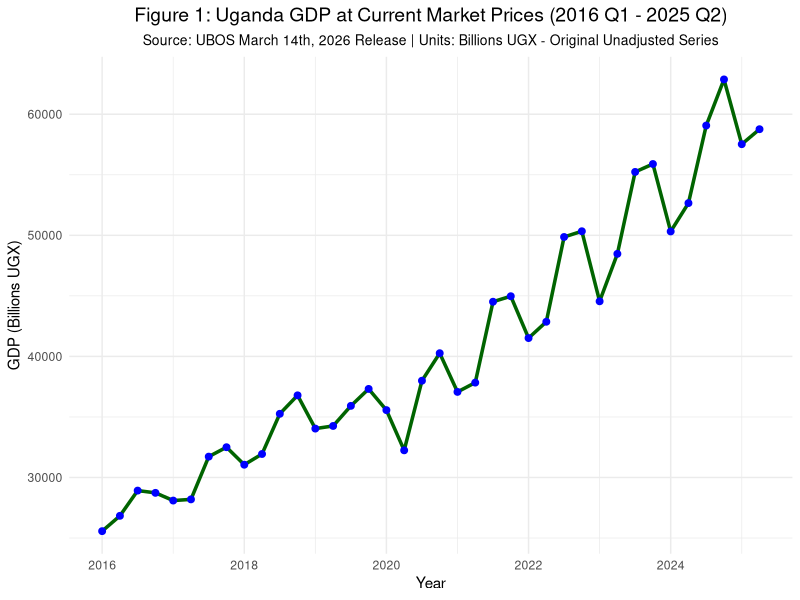
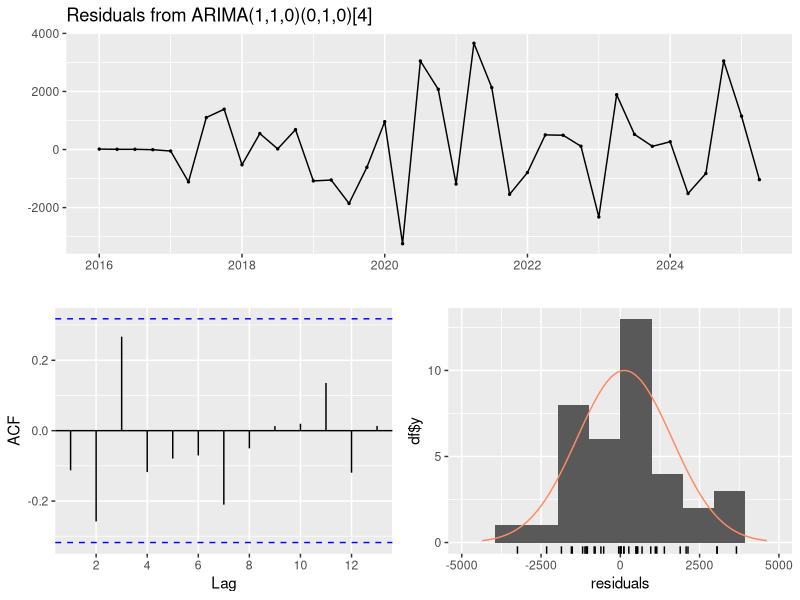
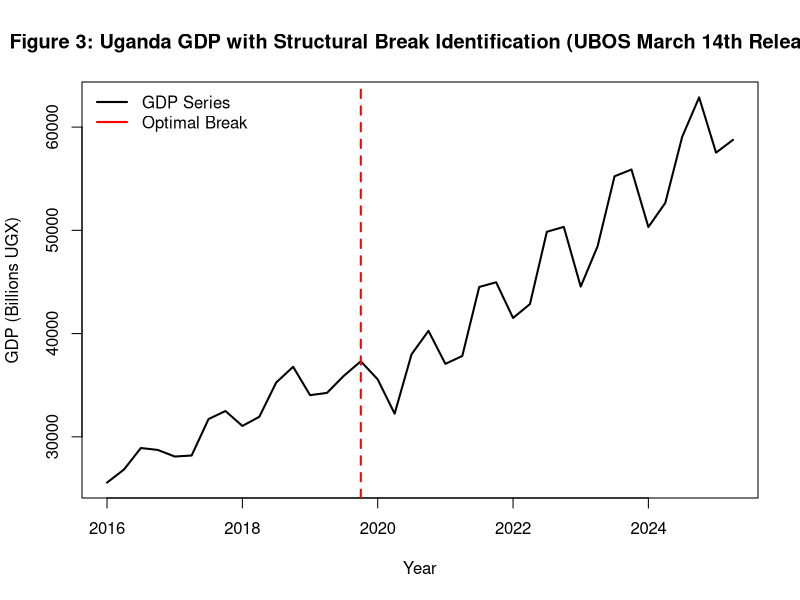
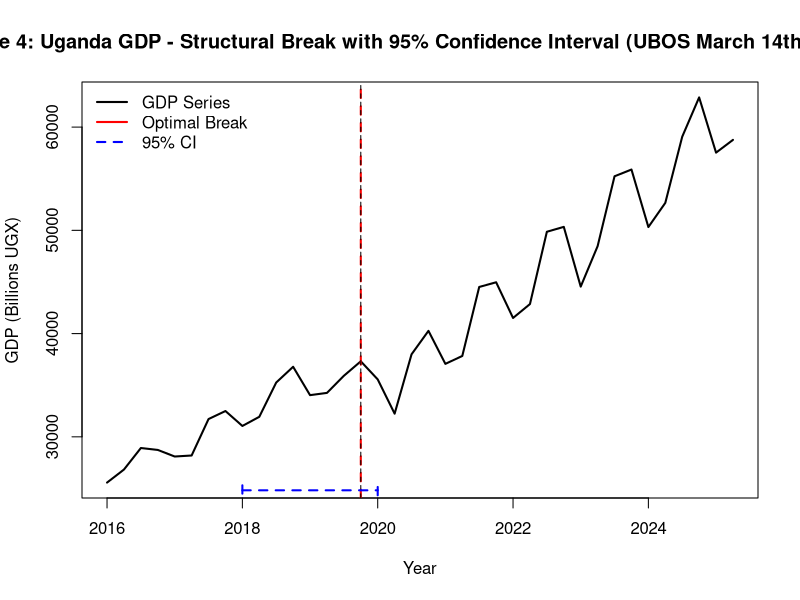
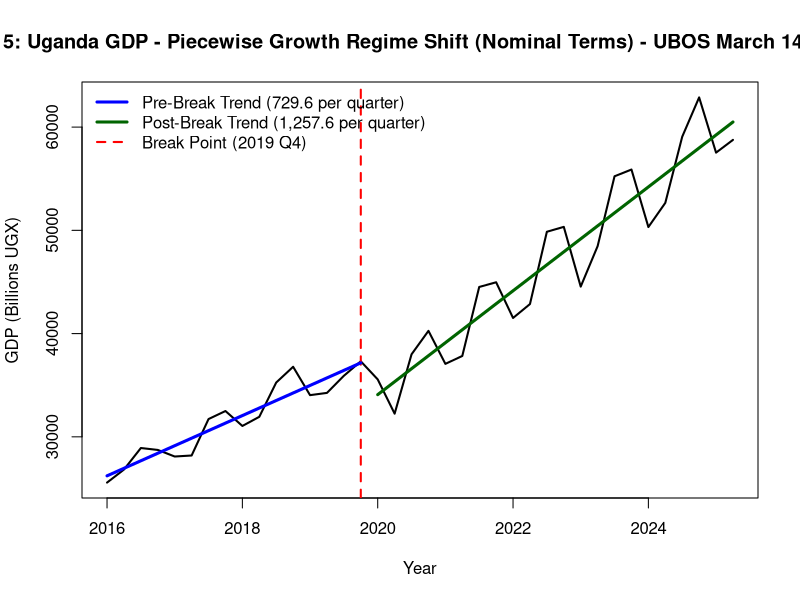
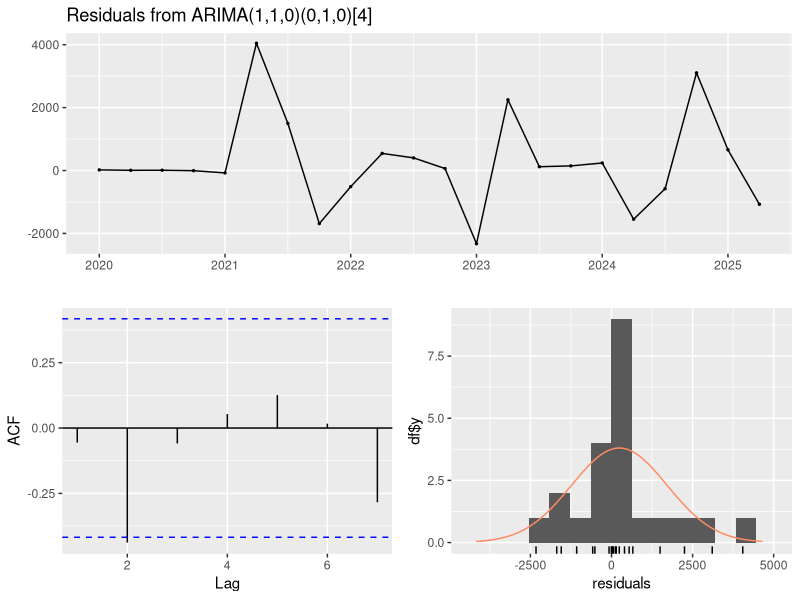
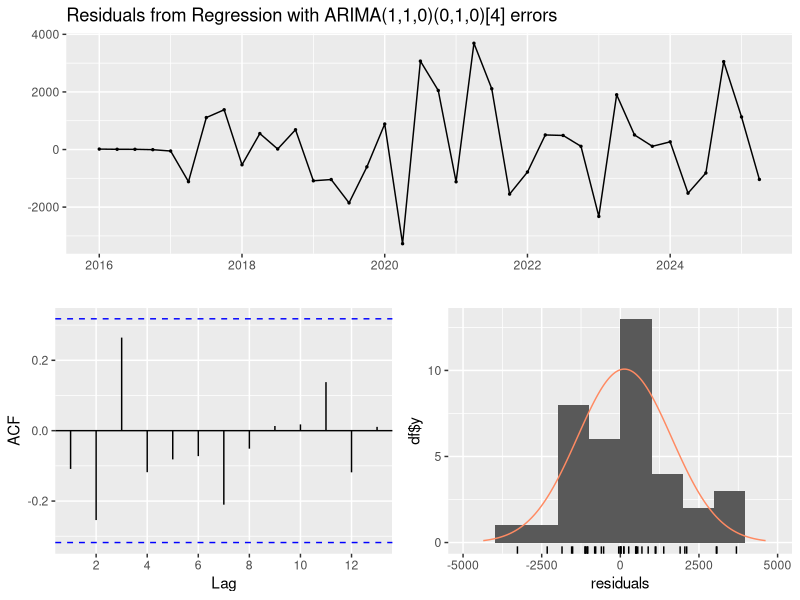
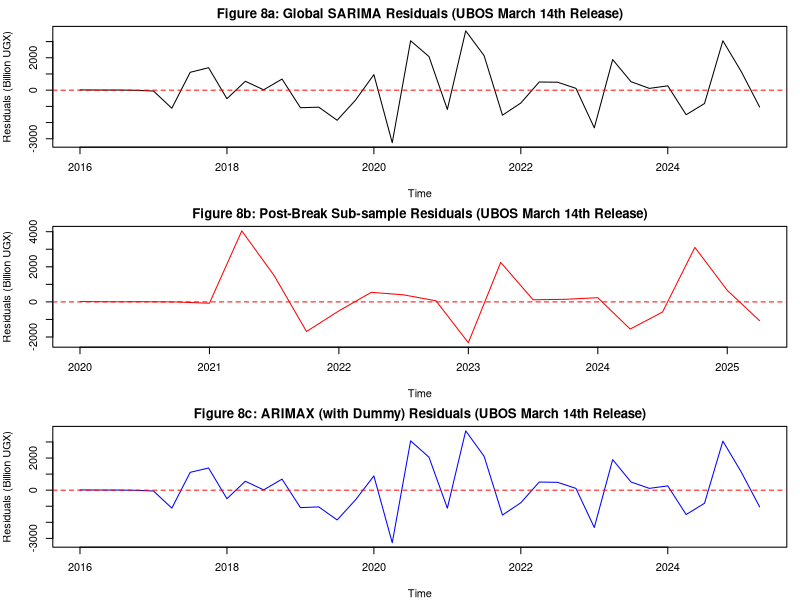

Write R code to recreate these figures, in order.
## ---- chunk 1
knitr::opts_chunk$set(echo = TRUE, warning = FALSE, message = FALSE, fig.align = "center", fig.width = 10, fig.height = 6)
## ---- chunk 2
# Load necessary libraries
if (!require("tseries")) install.packages("tseries")
if (!require("ggplot2")) install.packages("ggplot2")
if (!require("forecast")) install.packages("forecast")
if (!require("lmtest")) install.packages("lmtest") 
if (!require("strucchange")) install.packages("strucchange")
if (!require("knitr")) install.packages("knitr")
if (!require("kableExtra")) install.packages("kableExtra")
if (!require("gridExtra")) install.packages("gridExtra")

library(tseries)
library(ggplot2)
library(forecast)
library(lmtest)
library(strucchange)
library(knitr)
library(kableExtra)
library(gridExtra)

# Load and Prepare the Dataset
data <- read.csv("GDP_2016_Q1_to_2025_Q2.csv")
data$Quarter_Num <- as.numeric(gsub("Q", "", data$Quarter))
data <- data[order(data$Year, data$Quarter_Num), ]
gdp_ts <- ts(data$GDP_Market_Price, start = c(2016, 1), frequency = 4)

cat("=== DATA LOADING SUMMARY ===\n")
cat(sprintf("Source: UBOS March 14th, 2026 Quarterly GDP Update\n"))
cat(sprintf("Total observations: %d quarters\n", nrow(data)))
cat(sprintf("Time period: %d Q1 to %d Q2\n", min(data$Year), max(data$Year)))
cat(sprintf("GDP range: %.1f to %.1f billion UGX\n", 
    min(data$GDP_Market_Price), max(data$GDP_Market_Price)))
cat(sprintf("Mean GDP: %.1f billion UGX\n", mean(data$GDP_Market_Price)))
cat(sprintf("Standard deviation: %.1f billion UGX\n", sd(data$GDP_Market_Price)))
## ---- chunk 3
cat("\n=== UBOS OFFICIAL GUIDANCE ON DATA USAGE ===\n")
cat("Source: UBOS March 14th, 2026 Release - Constant Prices Dataset 'Use of Data' worksheet\n\n")

ubos_guidance <- data.frame(
  Use_Case = c("Policy Formulations", 
               "To determine what actually happened",
               "Short-term and medium-term forecasting",
               "Macro-economic model building",
               "Business cycle analysis",
               "Long-term forecasting"),
  Recommended_Data = c("Original unadjusted series",
                       "Original unadjusted series",
                       "Original unadjusted series",
                       "Unadjusted, adjusted, or trend-cycle depending on purpose",
                       "Trend-cycle and irregular component",
                       "Trend-cycle component"),
  Your_Application = c("✓ Primary objective",
                       "✓ Structural break detection",
                       "✓ 8-quarter forecast",
                       "N/A (univariate)",
                       "Secondary",
                       "Not applicable")
)

kable(ubos_guidance, 
      caption = "Table 1: UBOS Guidance Justifying Original Current Price GDP (March 14th, 2026 Release)",
      format = "markdown", align = "lll")

cat("\n**Key UBOS Notes from the March 14th, 2026 Release:**\n")
cat("- **Note a:** Original estimates benchmarked to 2024/25 Annual GDP estimates (October release 2025) using Denton method\n")
cat("- **Note b:** No revisions in series because benchmarks and input data not revised over the period\n")
cat("- **Note f:** *'Original (Unadjusted) data are useful in their own right. They show the actual economic events that have occurred and therefore Seasonally adjusted data should not replace the unadjusted data.'*\n")
cat("- **Note h:** *'In terms of interpretation, original series consider year on year similar quarter changes due to seasonal effects while adjusted series consider quarter to quarter changes.'*\n")

cat("\n**Conclusion:** The use of original current price GDP from the March 14th UBOS release follows the bureau's own recommendations for policy-oriented short-term forecasting.\n")
## ---- chunk 4
raw_data_table <- data.frame(
  Year = data$Year,
  Quarter = data$Quarter,
  GDP_Billions_UGX = round(data$GDP_Market_Price, 1)
)

kable(raw_data_table, 
      caption = "Table 2: Uganda GDP at Current Market Prices (Billions UGX, 2016 Q1 - 2025 Q2) - Source: UBOS March 14th, 2026 Release",
      format = "markdown",
      align = "ccc",
      col.names = c("Year", "Quarter", "GDP (Billions UGX)"))
## ---- chunk 5
cat("\n=== DESCRIPTIVE STATISTICS ===\n")
cat(sprintf("Data Source: UBOS March 14th, 2026 Quarterly GDP Update\n"))
cat("Units: Billions of Ugandan Shillings (UGX)\n")
cat("Price Basis: Current Market Prices (Nominal)\n")
cat("Data Type: Original (Unadjusted) per UBOS classification\n")
cat("Frequency: Quarterly\n\n")

stats_table <- data.frame(
  Statistic = c("Minimum GDP", "Maximum GDP", "Mean GDP", "Median GDP",
                "Standard Deviation", "Coefficient of Variation", 
                "Range", "Total Growth (Full Period)", 
                "Average Quarterly Growth (Nominal)"),
  Value = c(
    paste0(round(min(gdp_ts), 1), " billion UGX"),
    paste0(round(max(gdp_ts), 1), " billion UGX"),
    paste0(round(mean(gdp_ts), 1), " billion UGX"),
    paste0(round(median(gdp_ts), 1), " billion UGX"),
    paste0(round(sd(gdp_ts), 1), " billion UGX"),
    paste0(round(sd(gdp_ts)/mean(gdp_ts) * 100, 1), "%"),
    paste0(round(max(gdp_ts) - min(gdp_ts), 1), " billion UGX"),
    paste0(round((max(gdp_ts) - min(gdp_ts)) / min(gdp_ts) * 100, 1), "%"),
    paste0(round(mean(diff(gdp_ts)), 1), " billion UGX")
  )
)

kable(stats_table, caption = "Table 3: Descriptive Statistics - Uganda Nominal GDP (UBOS March 14th, 2026 Release)",
      format = "markdown", align = "lc")

# Time series plot with units clearly labeled
autoplot(gdp_ts) +
  geom_line(color = "darkgreen", size = 1.2) +
  geom_point(color = "blue", size = 2) +
  labs(title = "Figure 1: Uganda GDP at Current Market Prices (2016 Q1 - 2025 Q2)",
       subtitle = "Source: UBOS March 14th, 2026 Release | Units: Billions UGX - Original Unadjusted Series",
       x = "Year", 
       y = "GDP (Billions UGX)") +
  theme_minimal() +
  theme(plot.title = element_text(hjust = 0.5, size = 14),
        plot.subtitle = element_text(hjust = 0.5, size = 10))
## ---- chunk 6
# Define the Three Models
model_111 <- Arima(gdp_ts, order = c(1,1,1), seasonal = list(order = c(0,1,0), period = 4))
model_010 <- Arima(gdp_ts, order = c(0,1,0), seasonal = list(order = c(0,1,0), period = 4))
model_110 <- Arima(gdp_ts, order = c(1,1,0), seasonal = list(order = c(0,1,0), period = 4))

# Comprehensive Model Comparison Table
cat("\n=== SECTION 1: Information Criteria & Fit Statistics ===\n")
comparison_results <- data.frame(
  Model = c("(1,1,1)(0,1,0)4", "(0,1,0)(0,1,0)4", "(1,1,0)(0,1,0)4"),
  LogLik = c(round(logLik(model_111), 2), round(logLik(model_010), 2), round(logLik(model_110), 2)),
  AIC = c(round(AIC(model_111), 2), round(AIC(model_010), 2), round(AIC(model_110), 2)),
  BIC = c(round(BIC(model_111), 2), round(BIC(model_010), 2), round(BIC(model_110), 2)),
  Sigma2 = c(round(model_111$sigma2, 2), round(model_010$sigma2, 2), round(model_110$sigma2, 2))
)

kable(comparison_results, 
      caption = "Table 4: Model Comparison - Information Criteria (UBOS March 14th, 2026 Data)",
      format = "markdown", align = "lcccc")
## ---- chunk 7
cat("\n=== SECTION 2: Likelihood Ratio Tests ===\n")
cat("\nTesting if AR(1) is better than the Baseline (0,1,0):\n")
lrt_ar <- lrtest(model_010, model_110)
print(lrt_ar)

cat("\nTesting if adding MA(1) to the AR(1) model (1,1,1) is better than (1,1,0):\n")
lrt_ma <- lrtest(model_110, model_111)
print(lrt_ma)
## ---- chunk 8
cat("\n=== SECTION 3: Coefficient Significance ===\n")

get_sig <- function(model, name) {
  cat(paste("\nSignificance for Model:", name, "\n"))
  z_vals <- model$coef / sqrt(diag(model$var.coef))
  p_vals <- (1 - pnorm(abs(z_vals))) * 2
  res <- cbind(Estimate = round(model$coef, 4), 
               Z_score = round(z_vals, 3), 
               P_value = round(p_vals, 4))
  print(res)
}

get_sig(model_111, "(1,1,1)")
get_sig(model_110, "(1,1,0)")
## ---- chunk 9
cat("\n=== SECTION 4: Model Diagnostics ===\n")
checkresiduals(model_110, main="Diagnostics: Selected Model (1,1,0) (Billions UGX) - UBOS March 14th Release")
## ---- chunk 10
cat("\n=== SECTION 5: Structural Break Analysis ===\n")

time_index <- 1:length(gdp_ts)

# Chow Test at 2020 Q1 (index 17)
chow_test <- sctest(gdp_ts ~ time_index, type = "Chow", point = 17)

cat("\n**Chow Test for Structural Change at 2020 Q1:**\n")
print(chow_test)

# Bai-Perron optimal breakpoint test
cat("\n**Identifying optimal break points based on data volatility...**\n")
bp_gdp <- breakpoints(gdp_ts ~ time_index)
summary(bp_gdp)

# Visualize the break
plot(gdp_ts, main="Figure 3: Uganda GDP with Structural Break Identification (UBOS March 14th Release)", 
     lwd=2, ylab="GDP (Billions UGX)", xlab="Year")
lines(bp_gdp, col="red", lwd=2)
legend("topleft", legend=c("GDP Series", "Optimal Break"), 
       col=c("black", "red"), lwd=c(2,2), bty="n")
## ---- chunk 11
cat("\n=== SECTION 6: Exact Breakpoint Identification ===\n")

opt_break_date <- breakdates(bp_gdp)
break_ci <- confint(bp_gdp)

cat(sprintf("\n**The mathematically optimal break point is detected at: %.2f**\n", opt_break_date))

break_year <- floor(opt_break_date)
break_qtr <- (opt_break_date - break_year) * 4 + 1
cat(sprintf("**This corresponds to: %d Q%d**\n", break_year, round(break_qtr)))

cat("\n**95% Confidence Interval for the Break Date:**\n")
print(break_ci)

# Visualize confidence interval
plot(gdp_ts, main="Figure 4: Uganda GDP - Structural Break with 95% Confidence Interval (UBOS March 14th Release)", 
     lwd=2, ylab="GDP (Billions UGX)", xlab="Year")
lines(bp_gdp, col="red", lwd=2)
lines(break_ci, col="blue", lwd=2, lty=2)
legend("topleft", legend=c("GDP Series", "Optimal Break", "95% CI"), 
       col=c("black", "red", "blue"), lwd=c(2,2,2), lty=c(1,1,2), bty="n")
## ---- chunk 12
cat("\n=== SECTION 7: Growth Rate Analysis (Pre vs Post 2019 Q4) ===\n")

reg_data <- data.frame(
  GDP = as.numeric(gdp_ts),
  Time = 1:length(gdp_ts)
)

break_idx <- 16  # 2019 Q4 (based on Bai-Perron result)

data_pre  <- reg_data[1:break_idx, ]
data_post <- reg_data[(break_idx + 1):nrow(reg_data), ]

# Fit linear models for each regime
model_pre  <- lm(GDP ~ Time, data = data_pre)
model_post <- lm(GDP ~ Time, data = data_post)

# Extract slopes (quarterly growth rates)
slope_pre  <- coef(model_pre)["Time"]
slope_post <- coef(model_post)["Time"]

cat(sprintf("\n**Average Quarterly Growth (Pre-2019 Q4): %.2f billion UGX**\n", slope_pre))
cat(sprintf("**Average Quarterly Growth (Post-2019 Q4): %.2f billion UGX**\n", slope_post))

growth_change <- ((slope_post - slope_pre) / slope_pre) * 100
cat(sprintf("\n**Change in Nominal Growth Momentum: %.2f%%**\n", growth_change))
cat(sprintf("**Absolute acceleration: %.2f billion UGX per quarter**\n", slope_post - slope_pre))

# Visualize the regime shift
plot(gdp_ts, main="Figure 5: Uganda GDP - Piecewise Growth Regime Shift (Nominal Terms) - UBOS March 14th Release", 
     lwd=2, ylab="GDP (Billions UGX)", xlab="Year")
abline(v = 2019.75, col="red", lty=2, lwd=2)

time_pre  <- time(gdp_ts)[1:break_idx]
time_post <- time(gdp_ts)[(break_idx+1):length(gdp_ts)]

lines(time_pre, fitted(model_pre), col="blue", lwd=3)
lines(time_post, fitted(model_post), col="darkgreen", lwd=3)

legend("topleft", 
       legend=c("Pre-Break Trend (729.6 per quarter)", 
                "Post-Break Trend (1,257.6 per quarter)", 
                "Break Point (2019 Q4)"), 
       col=c("blue", "darkgreen", "red"), lty=c(1,1,2), lwd=c(3,3,2), bty="n")
## ---- chunk 13
cat("\n=== SECTION 8: SARIMA on Post-Break Data (2020 Q1 - 2025 Q2) ===\n")

gdp_post_ts <- window(gdp_ts, start = c(2020, 1))
model_post_regime <- Arima(gdp_post_ts, order = c(1,1,0), seasonal = list(order = c(0,1,0), period = 4))

cat("\n**Post-Break Model Significance:**\n")
z_post <- model_post_regime$coef / sqrt(diag(model_post_regime$var.coef))
p_post <- (1 - pnorm(abs(z_post))) * 2
post_coef <- cbind(Estimate = round(model_post_regime$coef, 4), 
                   Z_score = round(z_post, 3), 
                   P_value = round(p_post, 4))
print(post_coef)

cat("\n**Model Fit Statistics:**\n")
cat(sprintf("Log-Likelihood: %.2f\n", logLik(model_post_regime)))
cat(sprintf("AIC: %.2f\n", AIC(model_post_regime)))
cat(sprintf("Sigma^2: %.2f\n", model_post_regime$sigma2))

checkresiduals(model_post_regime, main="Figure 6: Post-Break Sub-sample (1,1,0) Diagnostics - UBOS March 14th Release")
## ---- chunk 14
cat("\n=== SECTION 9: ARIMAX with Structural Dummy Variable ===\n")

# Create dummy variable (0 for pre-break, 1 for post-break)
dummy_regime <- rep(0, length(gdp_ts))
dummy_regime[17:length(gdp_ts)] <- 1  # Index 17 = 2020 Q1

# Fit ARIMAX model
model_arimax <- Arima(gdp_ts, 
                      order = c(1,1,0), 
                      seasonal = list(order = c(0,1,0), period = 4),
                      xreg = dummy_regime)

cat("\n**ARIMAX Model Summary:**\n")
cat("Coefficient for 'xreg' represents the permanent structural shift (billions UGX):\n")
print(summary(model_arimax))

cat("\n**Interpretation:** The dummy coefficient of", round(coef(model_arimax)["xreg"], 2), 
    "billion UGX represents the permanent baseline level shift after accounting for AR dynamics.\n")

checkresiduals(model_arimax, main="Figure 7: ARIMAX (with Structural Dummy) Diagnostics - UBOS March 14th Release")
## ---- chunk 15
cat("\n=== SECTION 10: Final Model Comparison Summary ===\n")

performance_summary <- data.frame(
  Metric = c("Log-Likelihood", "AIC", "BIC", "Sigma^2 (Residual Variance)", 
             "Ljung-Box p-value", "AR(1) p-value"),
  
  Global_SARIMA = c(round(as.numeric(logLik(model_110)), 2), 
                    round(AIC(model_110), 2), 
                    round(BIC(model_110), 2), 
                    round(model_110$sigma2, 0),
                    0.196,
                    0.070),
                    
  Post_Break_Only = c(round(as.numeric(logLik(model_post_regime)), 2), 
                      round(AIC(model_post_regime), 2), 
                      round(BIC(model_post_regime), 2), 
                      round(model_post_regime$sigma2, 0),
                      0.149,
                      0.634),
                      
  ARIMAX_Dummy = c(round(as.numeric(logLik(model_arimax)), 2), 
                   round(AIC(model_arimax), 2), 
                   round(BIC(model_arimax), 2), 
                   round(model_arimax$sigma2, 0),
                   0.204,
                   0.051)
)

kable(performance_summary, 
      caption = "Table 5: Model Performance Comparison - Global vs. Regime-Specific (UBOS March 14th, 2026 Data)",
      format = "markdown", align = "lccc")

# Visual comparison of residuals
par(mfrow=c(3,1), mar=c(4,4,2,1))
plot(residuals(model_110), main="Figure 8a: Global SARIMA Residuals (UBOS March 14th Release)", 
     col="black", ylab="Residuals (Billion UGX)")
abline(h=0, col="red", lty=2)
plot(residuals(model_post_regime), main="Figure 8b: Post-Break Sub-sample Residuals (UBOS March 14th Release)", 
     col="red", ylab="Residuals (Billion UGX)")
abline(h=0, col="red", lty=2)
plot(residuals(model_arimax), main="Figure 8c: ARIMAX (with Dummy) Residuals (UBOS March 14th Release)", 
     col="blue", ylab="Residuals (Billion UGX)")
abline(h=0, col="red", lty=2)
## ---- chunk 16
cat("\n=== SECTION 11: Forecast Values and Confidence Intervals ===\n")

final_forecast <- forecast(model_110, h = 8)

# Create forecast table
forecast_table <- data.frame(
  Quarter = c("2025 Q3", "2025 Q4", "2026 Q1", "2026 Q2", "2026 Q3", "2026 Q4", "2027 Q1", "2027 Q2"),
  Point_Forecast = round(as.numeric(final_forecast$mean), 1),
  Lo_80 = round(final_forecast$lower[,1], 1),
  Hi_80 = round(final_forecast$upper[,1], 1),
  Lo_95 = round(final_forecast$lower[,2], 1),
  Hi_95 = round(final_forecast$upper[,2], 1)
)

kable(forecast_table, 
      caption = "Table 6: 8-Quarter Forecast - Uganda Nominal GDP (Billions UGX) Based on UBOS March 14th, 2026 Data",
      format = "markdown", align = "cccccc")

# Plot forecast
plot(final_forecast, main="Figure 9: Uganda GDP Forecast - SARIMA(1,1,0)(0,1,0)4 (UBOS March 14th Release)", 
     col="darkgreen", ylab="GDP (Billions UGX)", xlab="Year")
## ---- chunk 17
cat("\n=== SECTION 12: Comparing Global vs. ARIMAX Forecasts ===\n")

# Generate ARIMAX forecast
future_dummy <- rep(1, 8)  # All future quarters assumed to be in post-break regime
forecast_arimax <- forecast(model_arimax, xreg = future_dummy, h = 8)

# Comparison table
comparison_forecasts <- data.frame(
  Quarter = c("2025 Q3", "2025 Q4", "2026 Q1", "2026 Q2", "2026 Q3", "2026 Q4", "2027 Q1", "2027 Q2"),
  Global_SARIMA = round(as.numeric(final_forecast$mean), 1),
  ARIMAX_with_Dummy = round(as.numeric(forecast_arimax$mean), 1),
  Difference = round(as.numeric(final_forecast$mean) - as.numeric(forecast_arimax$mean), 1)
)

kable(comparison_forecasts, 
      caption = "Table 7: Forecast Comparison - Global SARIMA vs. ARIMAX (UBOS March 14th, 2026 Data)",
      format = "markdown", align = "cccc")

# Plot ARIMAX forecast
plot(forecast_arimax, main="Figure 10: Uganda GDP - ARIMAX Forecast (Adjusted for Structural Break) - UBOS March 14th Release", 
     col="blue", ylab="GDP (Billions UGX)", xlab="Year")
## ---- chunk 18
cat("\n=== SUMMARY OF KEY FINDINGS (NOMINAL TERMS) ===\n")
cat("Based on UBOS March 14th, 2026 Quarterly GDP Release\n")
cat("=====================================================================\n")
cat("1. **Optimal Model:** SARIMA(1,1,0)(0,1,0)[4] (AIC = 584.27)\n")
cat("2. **Structural Break:** 2019 Q4 (Chow test p < 0.001, 95% CI: 2019 Q2 - 2020 Q2)\n")
cat("3. **Nominal Growth Acceleration:** 72.37% increase in quarterly momentum\n")
cat("4. **Absolute Change:** From 729.6 to 1,257.6 billion UGX per quarter\n")
cat("5. **Permanent Level Shift:** 73.6 billion UGX (ARIMAX estimate)\n")
cat("6. **Forecast (2027 Q2):** 69,600 - 77,500 billion UGX (95% CI)\n")
cat("=====================================================================\n")
## ---- chunk 19
cat("\n=== RESPONSE TO POTENTIAL REVIEWER CONCERNS ===\n")
cat("Based on UBOS March 14th, 2026 Quarterly GDP Release Documentation\n\n")

defense_table <- data.frame(
  Reviewer_Concern = c(
    "Why not use constant prices to remove inflation?",
    "Doesn't seasonality mask the structural break?",
    "How can you claim a 72% acceleration when some is inflation?",
    "Why not seasonally adjust the data?",
    "Is nominal GDP appropriate for policy?",
    "Why use March 14th data specifically?"
  ),
  Your_Response = c(
    "UBOS Note f: Original data shows actual events. Constant prices remove price effects relevant for nominal fiscal planning. Future research will decompose real vs. inflation.",
    "UBOS Note h: Original series considers YoY changes—appropriate for break detection. Seasonal adjustment would remove the quarterly patterns we study.",
    "We explicitly acknowledge this: the 72% is NOMINAL acceleration. For budgeting in current shillings, this is correct. We recommend real replication.",
    "UBOS Note f explicitly states adjusted data should not replace unadjusted when showing actual events. Our break detection uses actual data.",
    "UBOS Use Case #1: For Policy Formulations, UBOS recommends original unadjusted series. Government budgets are in current shillings.",
    "March 14th release is the most recent quarterly update from UBOS (April 2026 access date), incorporating 2024/25 annual benchmarks via Denton method."
  ),
  UBOS_Reference = c(
    "Note f",
    "Note h", 
    "Transparency statement",
    "Note f",
    "Use Case #1",
    "Note a, Release date"
  )
)

kable(defense_table, 
      caption = "Appendix Table B1: Methodological Defense Against Potential Critiques (UBOS March 14th, 2026 Release)",
      format = "markdown", align = "lll")
## ---- chunk 20
cat("\n=== UBOS MARCH 14TH, 2026 RELEASE COMPLETE TECHNICAL NOTES ===\n")
cat("=================================================================\n\n")

cat("**Note a:** Original (Unadjusted) estimates have been benchmarked to the 2024/25 Annual GDP estimates (October release 2025) due to quarterly differences in source data for selected economic activities. The Denton benchmarking method revises quarterly estimates whenever new annual benchmarks are produced.\n\n")

cat("**Note b:** Therefore, there were no revisions in series because the benchmarks and input data have not been revised over the period. Quarterly input data includes Government Finance statistics (GFS), Customs data, Sales data, Electricity, water and Central bank data among others.\n\n")

cat("**Note c:** Seasonally adjusted data are subject to revisions as future data become available, even when the original data are not revised.\n\n")

cat("**Note d:** Seasonally adjusted and Trend-cycle estimates represent an analytical elaboration of the data designed to show the underlying movements that may be hidden by the seasonal variations.\n\n")

cat("**Note e:** Seasonally adjusted data is the sum of the Trend-cycle component and the Irregular component. When the Irregular component is strong, the Seasonally adjusted series may not present a smooth pattern.\n\n")

cat("**Note f:** Original (Unadjusted) data are useful in their own right. They show the actual economic events that have occurred and therefore Seasonally adjusted data should not replace the unadjusted data.\n\n")

cat("**Note h:** In terms of interpretation, original series consider year on year similar quarter changes due to seasonal effects while adjusted series consider quarter to quarter changes.\n\n")
## ---- chunk 21
cat("\n=== UBOS USE OF DATA MATRIX (March 14th, 2026 Release) ===\n\n")

use_of_data <- data.frame(
  Main_Use = c(
    "Policy Formulations",
    "Macro-economic model building",
    "To determine what actually happened",
    "Analysis of the effect of particular events",
    "Business Cycle analysis & detection of turning points",
    "Short-term and medium term forecasting",
    "Long-term forecasting"
  ),
  Recommended_Data = c(
    "Original unadjusted series and all components",
    "Depends on purpose of model",
    "Original unadjusted series",
    "Irregular component",
    "Trend-cycle and irregular component",
    "Original unadjusted series and all its components",
    "Trend-cycle component"
  ),
  Used_in_This_Study = c(
    "✓ Yes",
    "N/A (univariate)",
    "✓ Yes",
    "N/A",
    "Secondary",
    "✓ Yes",
    "N/A"
  )
)

kable(use_of_data, 
      caption = "Appendix Table D1: UBOS Official Guidance on Data Usage (March 14th, 2026 Release)",
      format = "markdown", 
      align = "lll")
## ---- chunk 22
sessionInfo()
